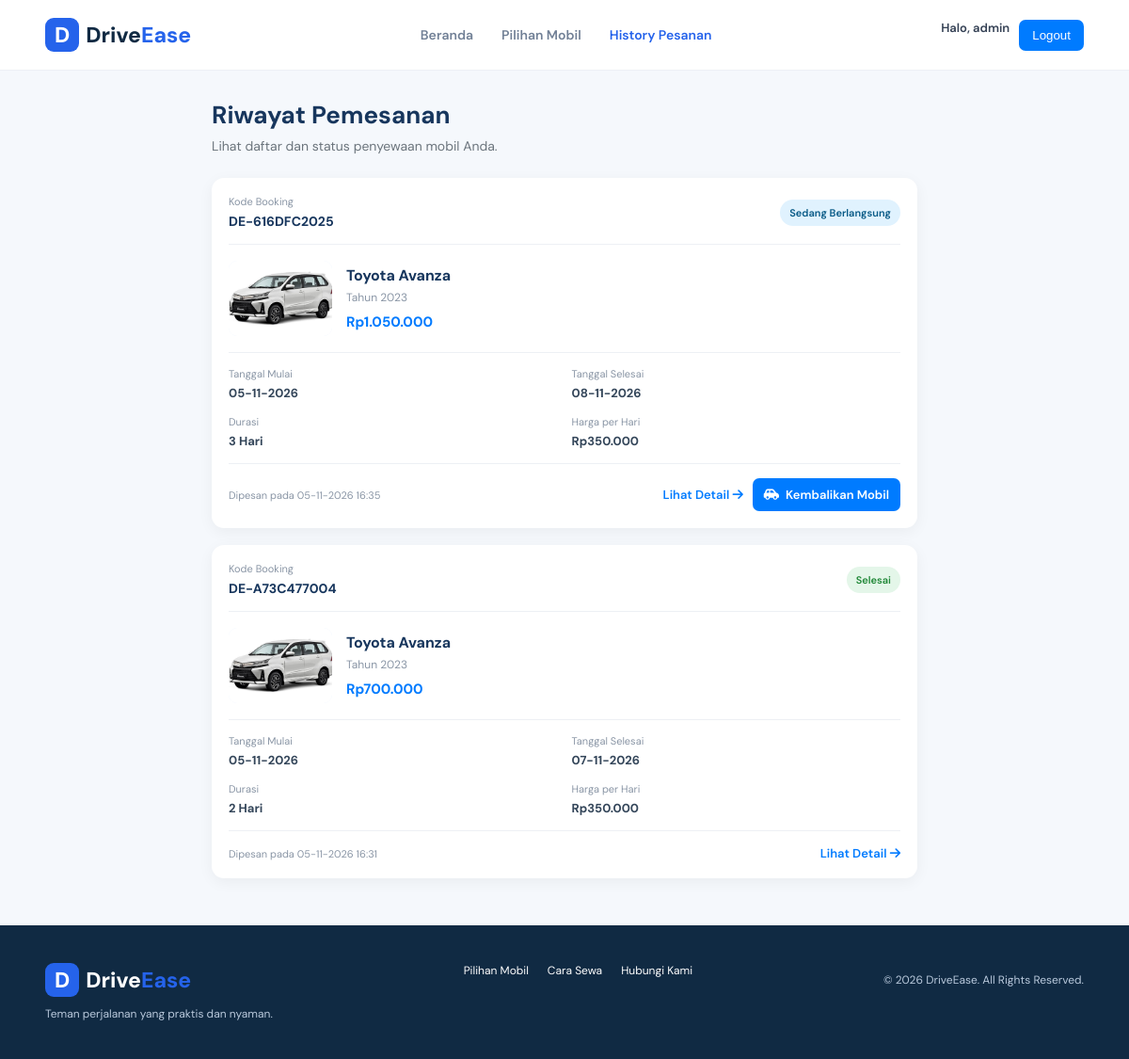
The page /riwayat-pemesanan.php (signed in) on the database as committed earlier.
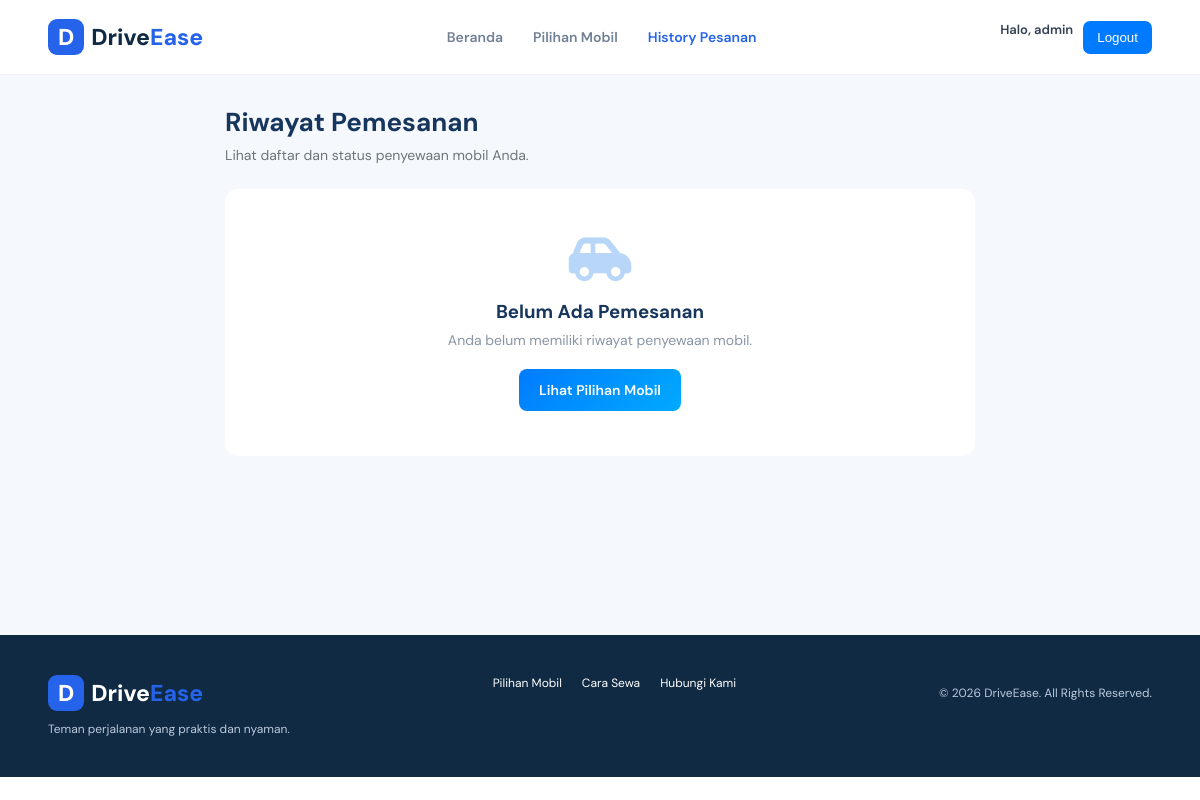
The same page on the database as committed later.
### tables this page shows
CREATE TABLE `pemesanan` (
  `id_booking` int(11) NOT NULL,
  `kode_booking` varchar(30) NOT NULL,
  `id_user` int(11) NOT NULL,
  `id_mobil` int(11) NOT NULL,
  `tanggal_mulai` date NOT NULL,
  `tanggal_selesai` date NOT NULL,
  `jumlah_hari` int(11) NOT NULL,
  `harga_per_hari` decimal(12,2) NOT NULL,
  `total_harga` decimal(12,2) NOT NULL,
  `status` enum('menunggu_pembayaran','menunggu_konfirmasi','dikonfirmasi','berlangsung','selesai','dibatalkan') DEFAULT 'menunggu_pembayaran',
  `created_at` timestamp NOT NULL DEFAULT current_timestamp()
);

CREATE TABLE `mobil` (
  `id_mobil` int(11) NOT NULL,
  `id_kategori` int(11) DEFAULT NULL,
  `nama_mobil` varchar(100) NOT NULL,
  `nomor_plat` varchar(20) NOT NULL,
  `merk` varchar(80) NOT NULL,
  `tahun` year(4) DEFAULT NULL,
  `transmisi` enum('manual','matic') NOT NULL,
  `kapasitas` int(11) NOT NULL,
  `bahan_bakar` varchar(40) DEFAULT NULL,
  `harga_per_hari` decimal(12,2) NOT NULL,
  `deskripsi` text DEFAULT NULL,
  `status` enum('tersedia','nonaktif','perawatan') DEFAULT 'tersedia',
  `created_at` timestamp NOT NULL DEFAULT current_timestamp()
);

### includes/functions.php (called while the page is built, shortened)
<?php
function e($value) {
    return htmlspecialchars(
        $value ?? '',
        ENT_QUOTES,
        'UTF-8'
    );
}
function rupiah($nominal) {
    return 'Rp' . number_format(
        (float) $nominal,
        0,
        ',',
        '.'
    );
}

### riwayat-pemesanan.php (the view, shortened to what this page needs)
<?php
require_once 'config/database.php';
require_once 'includes/functions.php';
$stmt = $pdo->prepare("
    SELECT
        p.id_booking,
        p.kode_booking,
        p.tanggal_mulai,
        p.tanggal_selesai,
        p.jumlah_hari,
        p.harga_per_hari,
        p.total_harga,
        p.status,
        p.created_at,
        m.nama_mobil,
        m.merk,
        m.tahun,
        (
            SELECT gm.nama_file
            FROM gambar_mobil gm
            WHERE gm.id_mobil = m.id_mobil
            ORDER BY gm.is_utama DESC, gm.id_gambar ASC
            LIMIT 1
        ) AS gambar
    FROM pemesanan p
    INNER JOIN mobil m ON p.id_mobil = m.id_mobil
    WHERE p.id_user = :id_user
    ORDER BY p.created_at DESC
");
$stmt->execute([
    'id_user' => $_SESSION['user_id']
]);
$pemesanan = $stmt->fetchAll(PDO::FETCH_ASSOC);
require_once 'includes/header.php';
function statusBooking($status)
{
    $statusList = [
        'menunggu_pembayaran' => 'Menunggu Pembayaran',
        'menunggu_konfirmasi' => 'Menunggu Konfirmasi',
        'dikonfirmasi' => 'Dikonfirmasi',
        'berlangsung' => 'Sedang Berlangsung',
        'selesai' => 'Selesai',
        'dibatalkan' => 'Dibatalkan'
    ];
    return $statusList[$status] ?? ucfirst($status);
}
?>
<main class="pemesanan-page">
    <div class="pemesanan-container">
        <div class="pemesanan-heading">
            <h1>Riwayat Pemesanan</h1>
            <p>Lihat daftar dan status penyewaan mobil Anda.</p>
        </div>
        <?php if (empty($pemesanan)): ?>
            <div class="pemesanan-empty">
                <i class="fas fa-car-side"></i>
                <h3>Belum Ada Pemesanan</h3>
                <p>Anda belum memiliki riwayat penyewaan mobil.</p>
                <a href="mobil.php" class="pemesanan-button">
                    Lihat Pilihan Mobil
                </a>
            </div>
        <?php else: ?>
            <div class="pemesanan-list">
                <?php foreach ($pemesanan as $item): ?>
                    <?php
                    $statusClass = str_replace('_', '-', $item['status']);
                    ?>
                    <div class="pemesanan-card">
                        <div class="pemesanan-card-header">
                            <div>
                                <span class="pemesanan-label">Kode Booking</span>
                                <strong><?= e($item['kode_booking']) ?></strong>
                            </div>
                            <span class="status-booking status-<?= e($statusClass) ?>">
                                <?= e(statusBooking($item['status'])) ?>
                            </span>
                        </div>
                        <div class="pemesanan-car">
                            <div class="pemesanan-image">
                                <?php if (!empty($item['gambar'])): ?>
                                    <img
                                        src="assets/mobil/<?= rawurlencode($item['gambar']) ?>"
                                        alt="<?= e($item['nama_mobil']) ?>"
                                    >
                                <?php else: ?>
                                    <i class="fas fa-car"></i>
                                <?php endif; ?>
                            </div>
                            <div class="pemesanan-car-info">
                                <h3><?= e($item['merk'] . ' ' . $item['nama_mobil']) ?></h3>
                                <p>Tahun <?= e($item['tahun'] ?? '-') ?></p>
                                <strong><?= rupiah($item['total_harga']) ?></strong>
                            </div>
                        </div>
                        <div class="pemesanan-details">
                            <div>
                                <span>Tanggal Mulai</span>
                                <strong><?= date('d-m-Y', strtotime($item['tanggal_mulai'])) ?></strong>
                            </div>
                            <div>
                                <span>Tanggal Selesai</span>
                                <strong><?= date('d-m-Y', strtotime($item['tanggal_selesai'])) ?></strong>
                            </div>
                            <div>
                                <span>Durasi</span>
                                <strong><?= (int) $item['jumlah_hari'] ?> Hari</strong>
                            </div>
                            <div>
                                <span>Harga per Hari</span>
                                <strong><?= rupiah($item['harga_per_hari']) ?></strong>
                            </div>
                        </div>
                        <div class="pemesanan-card-footer">
    <span>
        Dipesan pada
        <?= date('d-m-Y H:i', strtotime($item['created_at'])) ?>
    </span>
    <div class="pemesanan-actions">
        <a href="detail-pemesanan.php?id=<?= (int) $item['id_booking'] ?>">
            Lihat Detail
            <i class="fa-solid fa-arrow-right"></i>
        </a>
        <?php if ($item['status'] === 'berlangsung'): ?>
            <a
                href="ajukan-pengembalian.php?id=<?= (int) $item['id_booking'] ?>"
                class="btn-ajukan-pengembalian"
            >
                <i class="fa-solid fa-car-side"></i>
                Kembalikan Mobil
            </a>
        <?php endif; ?>
    </div>
</div>
                    </div>
                <?php endforeach; ?>
            </div>
        <?php endif; ?>
    </div>
</main>
<?php require_once 'includes/footer.php'; ?>

### includes/header.php (shortened to what this page needs)
<?php
require_once __DIR__ . '/functions.php';
$currentPage = basename($_SERVER['PHP_SELF']);
?>
<!DOCTYPE html>
<html lang="id">
<head>
    <link rel="stylesheet"
          href="https://cdnjs.cloudflare.com/ajax/libs/font-awesome/6.5.0/css/all.min.css">
    <link rel="stylesheet"
          href="assets/css/style.css">
</head>
<body>
<header class="header">
    <div class="container navbar">
        <a href="index.php" class="logo">
            <span class="logo-icon">D</span>
            Drive<span>Ease</span>
        </a>
        <nav class="nav-menu" id="navMenu">
            <a href="index.php"
               class="<?= $currentPage == 'index.php' ? 'active' : '' ?>">
                Beranda
            </a>
            <a href="mobil.php"
               class="<?= $currentPage == 'mobil.php' ? 'active' : '' ?>">
                Pilihan Mobil
            </a>
            <a href="riwayat-pemesanan.php"
               class="<?= $currentPage == 'riwayat-pemesanan.php' ? 'active' : '' ?>">
                History Pesanan
            </a>
        </nav>
<div class="nav-buttons">
    <?php if (isset($_SESSION['user_id'])): ?>
        <span class="nav-user">
            Halo, <?= e($_SESSION['nama_lengkap'] ?? 'Pengguna') ?>
        </span>
        <form action="logout.php" method="POST" class="logout-form">
            <button type="submit" class="nav-logout">
                Logout
            </button>
        </form>
    <?php else: ?>
        <a href="login.php" class="btn-outline">Masuk</a>
        <a href="register.php" class="btn-primary">Daftar</a>
    <?php endif; ?>
</div>
    </div>
</header>
<main>

### includes/footer.php (shortened to what this page needs)
</main>
<footer class="footer" id="kontak">
    <div class="container footer-content">
        <div>
            <a href="index.php" class="logo footer-logo">
                <span class="logo-icon">D</span>
                Drive<span>Ease</span>
            </a>
            <p>
                Teman perjalanan yang praktis
                dan nyaman.
            </p>
        </div>
        <div class="footer-links">
            <a href="mobil.php">Pilihan Mobil</a>
            <a href="#cara-sewa">Cara Sewa</a>
            <a href="mailto:info@driveease.local">
                Hubungi Kami
            </a>
        </div>
        <p class="copyright">
            © <?= date('Y') ?> DriveEase.
            All Rights Reserved.
        </p>
    </div>
</footer>
</body>
</html>

Rows that differ between the two databases and show on the page:
removed pemesanan: kode_booking "DE-616DFC2025", status "Sedang Berlangsung", id_mobil.nama_mobil "Toyota Avanza", id_mobil.tahun "2023", total_harga "Rp1.050.000", tanggal_mulai "05-11-2026", tanggal_selesai "08-11-2026", jumlah_hari "3", harga_per_hari "Rp350.000", created_at "05-11-2026 16:35"
removed pemesanan: kode_booking "DE-A73C477004", status "Selesai", id_mobil.nama_mobil "Toyota Avanza", id_mobil.tahun "2023", total_harga "Rp700.000", tanggal_mulai "05-11-2026", tanggal_selesai "07-11-2026", jumlah_hari "2", harga_per_hari "Rp350.000", created_at "05-11-2026 16:31"
Other text that changed with them:
text now shown: "Belum Ada Pemesanan Anda belum memiliki riwayat penyewaan mobil. Lihat Pilihan Mobil"
